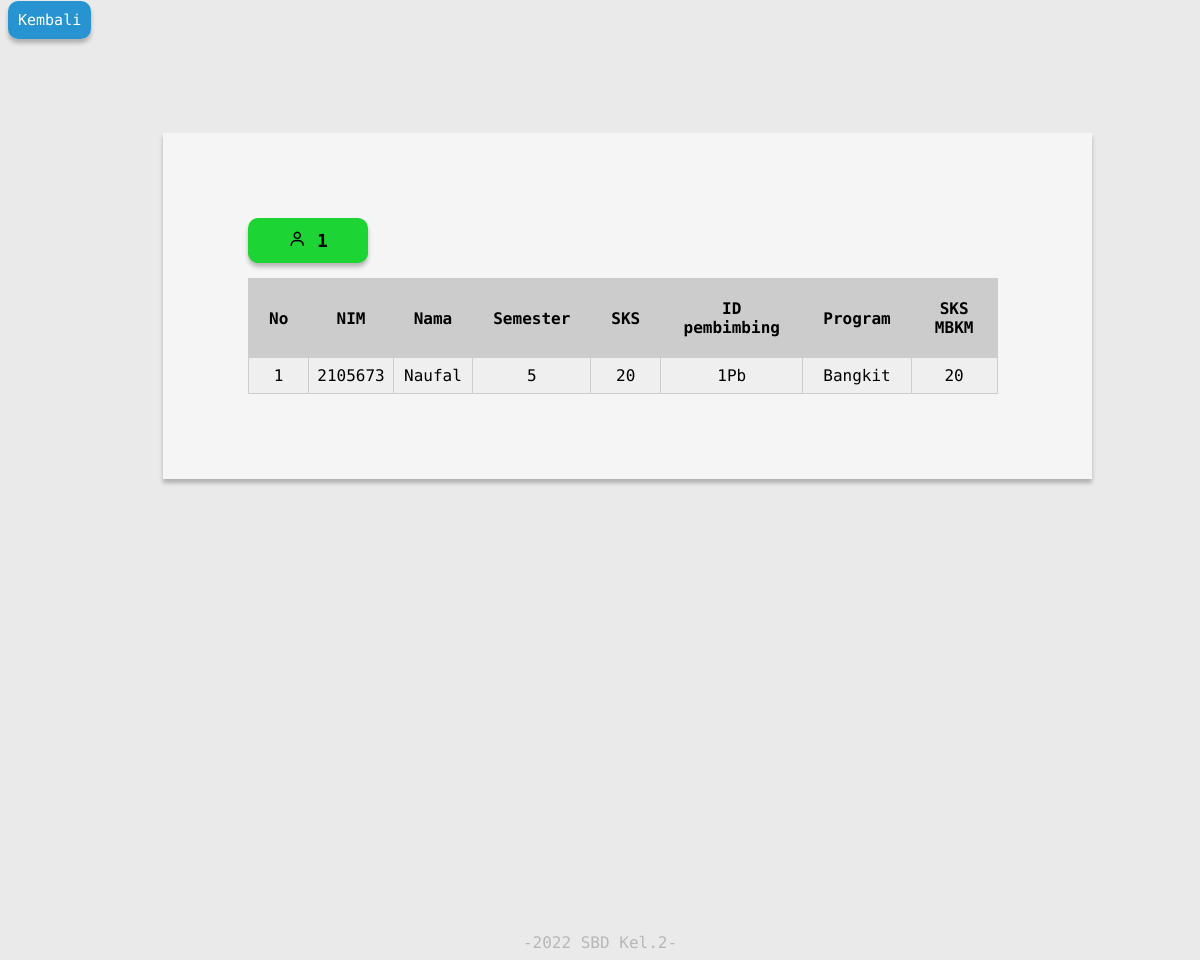
Screenshot of /admin/lolos.php with the database file from the repository.
### tables this page shows
CREATE TABLE `mahasiswa` (
  `id` int(11) NOT NULL AUTO_INCREMENT,
  `NIM` varchar(255) NOT NULL,
  `nama_mhs` varchar(255) NOT NULL,
  `jurusan` varchar(255) NOT NULL,
  `semester` int(11) NOT NULL,
  `NIP` varchar(255) NOT NULL,
  `SKS_smtr` int(11) NOT NULL,
  `TTD_kaprodi` varchar(255) DEFAULT NULL,
  `hasil_pendaftaran` varchar(255) DEFAULT NULL,
  `id_pembimbing` varchar(255) DEFAULT NULL,
  `program` varchar(255) DEFAULT NULL,
  `konfersi_SKS_MBKM` int(11) DEFAULT NULL,
  PRIMARY KEY (`id`)
);

### admin/lolos.php (the view, shortened to what this page needs)
<!DOCTYPE html>
<html lang="en">
<head>
    <link href='https://unpkg.com/boxicons@2.0.7/css/boxicons.min.css' rel='stylesheet'>
    <link rel = "stylesheet" href = "./assets/style_lolos.css">
</head>
<body>
    <a href="http://localhost/tubessbd2/admin/all_dasbor.php" class="back-btn">Kembali</a>
    <?php
    $conn = new mysqli("localhost", "root", "", "tubes_sbd");
    $get1=mysqli_query($conn,"SELECT *from mahasiswa where hasil_pendaftaran ='Lolos'");
    $count1=mysqli_num_rows($get1)
     ?>
    <section class="layout">
    <div class="card">
        <div class="info">
            <i class='bx bx-user' ></i> <?=$count1;?>
        </div>
        <table class="my_table">
                <tr>
                    <th>No</th>
                    <th>NIM</th>
                    <th>Nama</th>
                    <th>Semester</th>
                    <th>SKS</th>
                    <th>ID pembimbing </th>
                    <th>Program</th>
                    <th>SKS MBKM</th>
                </tr>
                <?php
                $no=1;
                $conn = new mysqli("localhost", "root", "", "tubes_sbd");
                $query= mysqli_query($conn,"SELECT *FROM mahasiswa WHERE hasil_pendaftaran='Lolos'");
                while ($data=mysqli_fetch_array($query)){
                    ?>
                    <tr>
                        <td><?= $no++ ?></td>
                        <td><?= $data['NIM'] ?></td>
                        <td><?= $data['nama_mhs'] ?></td>
                        <td><?= $data['semester'] ?></td>
                        <td><?= $data['SKS_smtr'] ?></td>
                        <td><?= $data['id_pembimbing'] ?></td>
                        <td><?= $data['program'] ?></td>
                        <td><?= $data['konfersi_SKS_MBKM'] ?></td>
                        </tr>
                <?php } ?>
        </table>
        </section>
</body>
<footer>
    -2022 SBD Kel.2-
</footer>
</html>

### admin/assets/style_lolos.css (style rules this page uses)
:root { --blue_medium:#385C70; --white:#f1f1f1; --blue-dark:#032546; }
body { background-color:#EAEAEA; font-family: 'Encode Sans'; font-style: normal; }
.layout { position: relative; min-height: 100vh; top: 0; left: 55px; width: calc(100% - 55px); transition: all 0.5s ease; z-index: 2; }
.card { background: rgb(245, 245, 245); padding: 70px; margin: 100px; box-shadow: 0px 4px 4px rgba(0, 0, 0, 0.25); }
.info { margin: 15px; padding: 10px 10px; width : 100px; background: rgb(28, 212, 52); font-weight: 1000; font-size: 18px; line-height: 25px; text-align: center; border-radius: 10px; box-shadow: 0px 4px 4px rgba(0, 0, 0, 0.25); }
.back-btn { margin: 0px; padding: 10px; background: #2793D0; box-shadow: 0px 4px 4px rgba(0, 0, 0, 0.25); border-radius: 10px; color:#FFFFFF; font-weight: 500; font-size: 15px; line-height: 25px; text-align: center; text-decoration: none; }
.layout .my_table { text-align: center; margin: 15px; text-decoration: none; }
table { width: 95%; border-collapse: collapse; }
th { background: #ccc; padding: 20px !important; }
th, td { border: 1px solid #ccc; padding: 8px; }
tr:nth-child(even) { background: #efefef; }
footer { color: #969696; font-family: 'Encode Sans'; font-style: normal; text-align: center; opacity: 0.6; }

### rows the page displays
mahasiswa: NIM "2105673", nama_mhs "Naufal", semester "5", SKS_smtr "20", id_pembimbing "1Pb", program "Bangkit", konfersi_SKS_MBKM "20"

### other values shown
$count1 "1"
